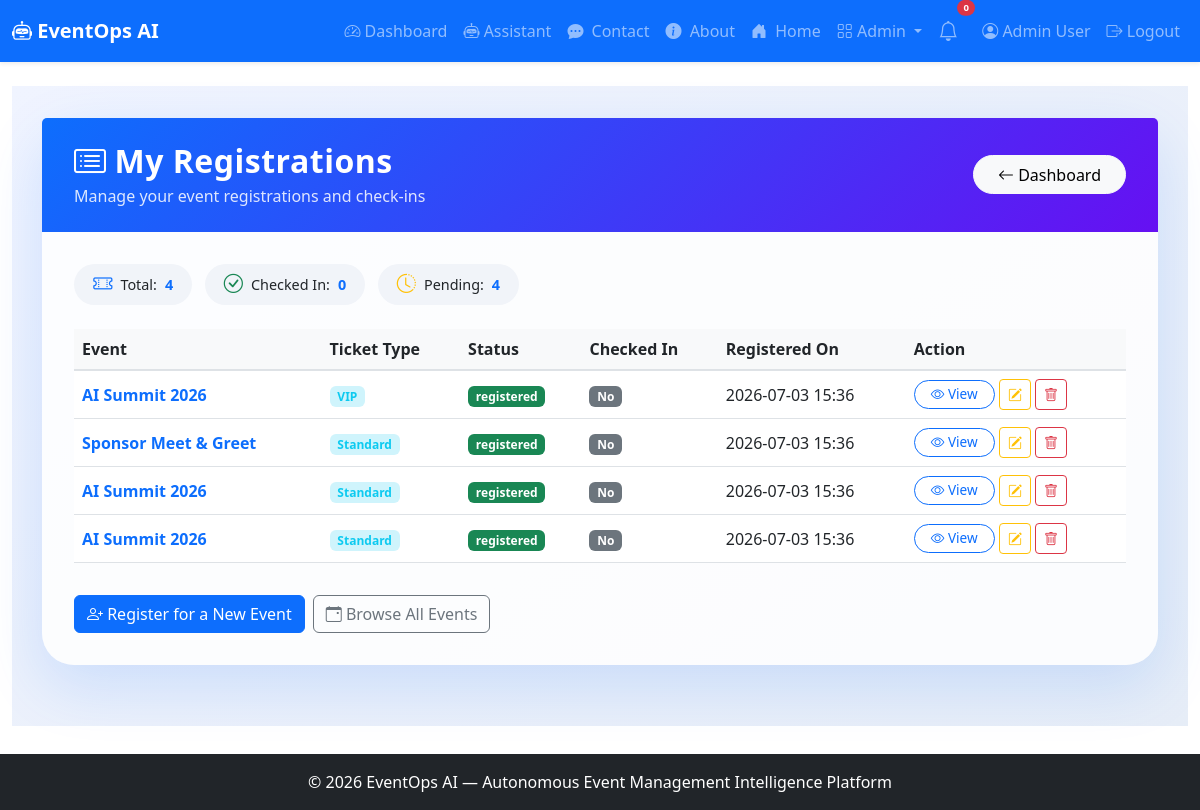
/user/registrations (signed in), run on the app's committed database.
### app.py (models this page shows, shortened)
class User(UserMixin, db.Model):
    id = db.Column(db.Integer, primary_key=True)
    name = db.Column(db.String(100), nullable=False)
    email = db.Column(db.String(100), unique=True, nullable=False)
    password_hash = db.Column(db.String(200), nullable=False)
    role = db.Column(db.String(20), default='user')
    created_at = db.Column(db.DateTime, default=lambda: datetime.now(timezone.utc))

class Registration(db.Model):
    id = db.Column(db.Integer, primary_key=True)
    user_id = db.Column(db.Integer, db.ForeignKey('user.id'))
    event_id = db.Column(db.Integer, db.ForeignKey('event.id'))
    ticket_type = db.Column(db.String(50))
    status = db.Column(db.String(20), default='registered')
    checked_in = db.Column(db.Boolean, default=False)
    registered_at = db.Column(db.DateTime, default=lambda: datetime.now(timezone.utc))
    user = db.relationship('User', backref='registrations')
    event = db.relationship('Event', backref='registrations')

class Event(db.Model):
    id = db.Column(db.Integer, primary_key=True)
    title = db.Column(db.String(200), nullable=False)
    description = db.Column(db.Text)
    date = db.Column(db.String(50))
    time = db.Column(db.String(50))
    location = db.Column(db.String(200))
    capacity = db.Column(db.Integer)
    status = db.Column(db.String(20), default='upcoming')
    created_at = db.Column(db.DateTime, default=lambda: datetime.now(timezone.utc))

### app.py (the view)
@app.route('/user/registrations')
@login_required
def user_my_registrations():
    registrations = Registration.query.filter_by(user_id=current_user.id).all()
    return render_template('user_registrations.html', registrations=registrations)

### app.py (called while the page is built)
@login_manager.user_loader
def load_user(user_id):
    return User.query.get(int(user_id))

### templates/user_registrations.html (shortened to what this page needs)
{% extends "base.html" %}
{% block content %}
<div class="registrations-wrapper">
    <div class="container">
        <div class="card registrations-card">
            <div class="card-header d-flex justify-content-between align-items-center flex-wrap">
                <div>
                    <h2><i class="bi bi-card-list me-2"></i>My Registrations</h2>
                    <p>Manage your event registrations and check-ins</p>
                </div>
                <a href="{{ url_for('dashboard') }}" class="btn btn-light btn-back">
                    <i class="bi bi-arrow-left"></i> Dashboard
                </a>
            </div>
            <div class="card-body">
                <div class="mb-3">
                    <span class="stats-badge"><i class="bi bi-ticket-perforated text-primary"></i> Total: <span class="stat-number">{{ registrations|length }}</span></span>
                    <span class="stats-badge"><i class="bi bi-check-circle text-success"></i> Checked In: <span class="stat-number">{{ registrations|selectattr('checked_in', 'equalto', True)|list|length }}</span></span>
                    <span class="stats-badge"><i class="bi bi-clock-history text-warning"></i> Pending: <span class="stat-number">{{ registrations|selectattr('checked_in', 'equalto', False)|list|length }}</span></span>
                </div>
                <div class="table-responsive">
                    <table class="table table-hover align-middle">
                        <thead>
                            <tr>
                                <th>Event</th>
                                <th>Ticket Type</th>
                                <th>Status</th>
                                <th>Checked In</th>
                                <th>Registered On</th>
                                <th>Action</th>
                            </tr>
                        </thead>
                        <tbody>
                            {% for reg in registrations %}
                            <tr>
                                <td><span class="event-title">{{ reg.event.title }}</span></td>
                                <td><span class="badge bg-info-subtle text-info">{{ reg.ticket_type }}</span></td>
                                <td><span class="badge bg-{{ 'success' if reg.status == 'registered' else 'warning' }}">{{ reg.status }}</span></td>
                                <td>
                                    <span class="badge bg-{{ 'success' if reg.checked_in else 'secondary' }}">
                                        {% if reg.checked_in %}<i class="bi bi-check-circle"></i> Yes{% else %}No{% endif %}
                                    </span>
                                </td>
                                <td>{{ reg.registered_at.strftime('%Y-%m-%d %H:%M') }}</td>
                                <td>
                                    <a href="{{ url_for('event_detail', event_id=reg.event_id) }}" class="btn btn-outline-primary btn-sm btn-view">
                                        <i class="bi bi-eye"></i> View
                                    </a>
                                    <a href="#"
                                       class="btn btn-outline-warning btn-sm edit-btn"
                                       data-bs-toggle="modal"
                                       data-bs-target="#editRegistrationModal"
                                       data-id="{{ reg.id }}"
                                       data-event="{{ reg.event.title }}"
                                       data-ticket="{{ reg.ticket_type }}"
                                       data-next="{{ url_for('user_my_registrations') }}"
                                       title="Edit">
                                        <i class="bi bi-pencil-square"></i>
                                    </a>
                                    <form action="{{ url_for('delete_registration', registration_id=reg.id) }}"
                                          method="POST"
                                          style="display:inline;"
                                          onsubmit="return confirm('Are you sure you want to delete this registration?');">
                                        <button type="submit"
                                                class="btn btn-outline-danger btn-sm"
                                                title="Delete Registration">
                                            <i class="bi bi-trash"></i>
                                        </button>
                                    </form>
                                </td>
                            </tr>
                            {% endfor %}
                        </tbody>
                    </table>
                </div>
                <div class="mt-3 d-flex flex-wrap gap-2">
                    <a href="{{ url_for('user_register_event') }}" class="btn btn-primary">
                        <i class="bi bi-person-plus"></i> Register for a New Event
                    </a>
                    <a href="{{ url_for('browse_events') }}" class="btn btn-outline-secondary">
                        <i class="bi bi-calendar-event"></i> Browse All Events
                    </a>
                </div>
            </div>
        </div>
    </div>
</div>
{% endblock %}

### templates/base.html (shortened to what this page needs)
<!DOCTYPE html>
<html lang="en">
<head>
    <link href="https://cdn.jsdelivr.net/npm/bootstrap@5.3.0/dist/css/bootstrap.min.css" rel="stylesheet">
    <link rel="stylesheet" href="https://cdn.jsdelivr.net/npm/bootstrap-icons@1.11.0/font/bootstrap-icons.css">
    <link rel="stylesheet" href="{{ url_for('static', filename='css/style.css') }}">
</head>
<body>
    <nav class="navbar navbar-expand-lg navbar-dark bg-primary shadow-sm">
        <div class="container-fluid">
            <a class="navbar-brand fw-bold" href="{{ url_for('index') }}">
                <i class="bi bi-robot"></i> EventOps AI
            </a>
            <div class="collapse navbar-collapse" id="navbarNav">
                <ul class="navbar-nav ms-auto align-items-lg-center">
                    {% if current_user.is_authenticated %}
                        <li class="nav-item">
                            <a class="nav-link" href="{{ url_for('dashboard') }}">
                                <i class="bi bi-speedometer2"></i> Dashboard
                            </a>
                        </li>
                        <li class="nav-item">
                            <a class="nav-link" href="{{ url_for('assistant_page') }}">
                                <i class="bi bi-robot"></i> Assistant
                            </a>
                        </li>
                        <li class="nav-item">
                            <a class="nav-link" href="{{ url_for('contact') }}">
                                <i class="bi bi-chat-dots-fill me-1"></i> Contact
                            </a>
                        </li>
                         <li class="nav-item">
                            <a class="nav-link" href="{{ url_for('about') }}">
                                <i class="bi bi-info-circle-fill me-1"></i> About
                            </a>
                        </li>
                        <li class="nav-item">
                            <a class="nav-link" href="{{ url_for('index') }}">
                                <i class="bi bi-house-door-fill me-1"></i> Home
                            </a>
                        </li>
                        {% if current_user.role == 'admin' %}
                        <li class="nav-item dropdown">
                            <a class="nav-link dropdown-toggle" href="#" role="button" data-bs-toggle="dropdown">
                                <i class="bi bi-grid"></i> Admin
                            </a>
                        </li>
                        {% endif %}
                        <li class="nav-item position-relative me-2">
                            <a class="nav-link" href="#" title="Notifications" data-bs-toggle="dropdown">
                                <i class="bi bi-bell fs-5"></i>
                                <span class="position-absolute top-0 start-100 translate-middle badge rounded-pill bg-danger" style="font-size:0.6rem;">
                                    0
                                </span>
                            </a>
                        </li>
                        <li class="nav-item">
                            <a class="nav-link" href="{{ url_for('profile') }}">
                                <i class="bi bi-person-circle"></i> {{ current_user.name }}
                            </a>
                        </li>
                        <li class="nav-item">
                            <a class="nav-link" href="{{ url_for('logout') }}">
                                <i class="bi bi-box-arrow-right"></i> Logout
                            </a>
                        </li>
                    {% endif %}
                </ul>
            </div>
        </div>
    </nav>
    <main class="container-fluid py-4">
        {% block content %}{% endblock %}
    </main>
    <footer class="footer bg-dark text-white py-3 mt-4">
        <div class="container text-center">
            <span>© 2026 EventOps AI — Autonomous Event Management Intelligence Platform</span>
        </div>
    </footer>
</body>
</html>

### static/css/style.css (style rules this page uses)
body { padding-bottom: 60px; }
.footer { position: fixed; bottom: 0; width: 100%; }

### templates/user_registrations.html (style rules this page uses)
.registrations-wrapper { min-height: 80vh; background: linear-gradient(145deg, #f0f4ff 0%, #e6edf7 100%); padding: 2rem 0; }
.registrations-card { border: none; border-radius: 2rem; background: rgba(255, 255, 255, 0.85); box-shadow: 0 20px 60px rgba(13, 110, 253, 0.15); overflow: visible; }
.registrations-card .card-header { background: linear-gradient(135deg, #0d6efd, #6610f2); color: white; padding: 1.5rem 2rem; border: none; }
.registrations-card .card-header h2 { font-weight: 700; letter-spacing: 0.5px; margin-bottom: 0.2rem; }
.registrations-card .card-header p { opacity: 0.85; margin-bottom: 0; }
.registrations-card .card-body { padding: 2rem 2rem; }
.stats-badge { display: inline-flex; align-items: center; gap: 0.5rem; padding: 0.4rem 1.2rem; border-radius: 50px; background: #f1f4f9; font-size: 0.9rem; margin-right: 0.5rem; margin-bottom: 0.5rem; }
.stats-badge i { font-size: 1.2rem; }
.stats-badge .stat-number { font-weight: 700; color: #0d6efd; }
.btn-back { border-radius: 50px; padding: 0.4rem 1.5rem; }
.table th { background: #f8f9fa; color: #212529; font-weight: 600; border-bottom: 2px solid #dee2e6; }
.table td { vertical-align: middle; }
.table .event-title { font-weight: 600; color: #0d6efd; }
.btn-view { border-radius: 30px; padding: 0.2rem 1rem; font-size: 0.85rem; }

### data on the page
User: name "Admin User"
Registration: event "AI Summit 2026", ticket_type "VIP", status "registered", checked_in "No", registered_at "2026-07-03 15:36"
Registration: event "Sponsor Meet & Greet", ticket_type "Standard", status "registered", checked_in "No", registered_at "2026-07-03 15:36"
Registration: event "AI Summit 2026", ticket_type "Standard", status "registered", checked_in "No", registered_at "2026-07-03 15:36"
Registration: event "AI Summit 2026", ticket_type "Standard", status "registered", checked_in "No", registered_at "2026-07-03 15:36"

### other printed values
{{ registrations|length }} "4"
{{ registrations|selectattr('checked_in', 'equalto', True)|list|length }} "0"
{{ registrations|selectattr('checked_in', 'equalto', False)|list|length }} "4"
